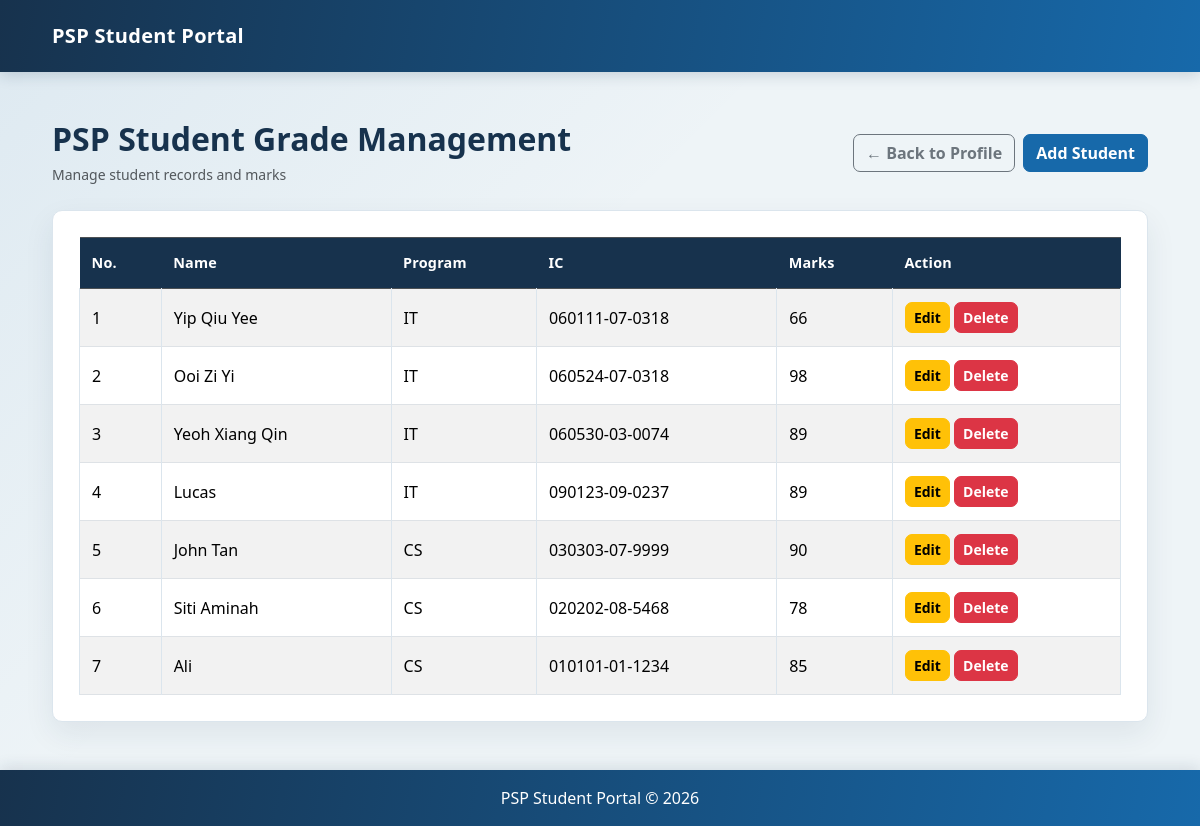
/controllers/StudentController.php?action=index (signed in), run on the app's committed database.
### tables this page shows
CREATE TABLE `students` (
  `id` int(11) NOT NULL,
  `name` varchar(100) NOT NULL,
  `ic` varchar(20) NOT NULL,
  `marks` int(11) NOT NULL,
  `program` varchar(100) NOT NULL DEFAULT ''
);

### models/Student.php (called while the page is built, shortened)
<?php
require_once __DIR__ . '/../config/database.php';
class Student
{
    private $conn;
    public function __construct()
    {
        global $conn;
        $this->conn = $conn;
    }
    public function getAllStudents()
    {
        $sql = "SELECT * FROM students ORDER BY id DESC";
        $stmt = $this->conn->prepare($sql);
        $stmt->execute();
        return $stmt->fetchAll(PDO::FETCH_ASSOC);
    }
}
?>

### views/students/index.php (the view, shortened to what this page needs)
<?php
require_once __DIR__ . '/../includes/header.php';
?>
<div class="container mt-5">
    <div class="d-flex justify-content-between align-items-center mb-4 flex-wrap gap-2">
        <div>
            <h2 class="mb-1">PSP Student Grade Management</h2>
            <small class="text-muted">Manage student records and marks</small>
        </div>
        <div class="d-flex gap-2 flex-wrap">
            <a href="../controllers/ProfileController.php" class="btn btn-outline-secondary">
                <span aria-hidden="true">←</span> Back to Profile
            </a>
            <a href="../controllers/StudentController.php?action=create" class="btn btn-primary">Add Student</a>
        </div>
    </div>
    <div class="card shadow">
        <div class="card-body">
            <div class="table-responsive">
                <table class="table table-bordered table-striped align-middle">
                    <thead class="table-dark">
                        <tr>
                            <th>No.</th>
                            <th>Name</th>
                            <th>Program</th>
                            <th>IC</th>
                            <th>Marks</th>
                            <th>Action</th>
                        </tr>
                    </thead>
                    <tbody>
                    <?php if (!empty($students)): ?>
                        <?php foreach ($students as $index => $student): ?>
                            <tr>
                                <td><?= $index + 1 ?></td>
                                <td><?= htmlspecialchars($student['name']) ?></td>
                                <td><?= htmlspecialchars($student['program'] ?? '') ?></td>
                                <td><?= htmlspecialchars($student['ic']) ?></td>
                                <td><?= htmlspecialchars($student['marks']) ?></td>
                                <td>
                                    <a href="../controllers/StudentController.php?action=edit&id=<?= (int) $student['id'] ?>"
                                       class="btn btn-warning btn-sm">
                                        Edit
                                    </a>
                                    <button type="button"
                                            class="btn btn-danger btn-sm"
                                            data-bs-toggle="modal"
                                            data-bs-target="#deleteStudentModal"
                                            data-student-id="<?= (int) $student['id'] ?>"
                                            data-student-name="<?= htmlspecialchars($student['name'], ENT_QUOTES, 'UTF-8') ?>">
                                        Delete
                                    </button>
                                </td>
                            </tr>
                        <?php endforeach; ?>
                    <?php else: ?>
                        <tr>
                            <td colspan="6" class="text-center">No student records found.</td>
                        </tr>
                    <?php endif; ?>
                    </tbody>
                </table>
            </div>
        </div>
    </div>
</div>
<?php
require_once __DIR__ . '/../includes/footer.php';
?>

### controllers/StudentController.php (shortened to what this page needs)
<?php
require_once __DIR__ . '/../models/Student.php';
$studentModel = new Student();
$action = $_GET['action'] ?? 'index';
switch ($action) {
    case 'index':
        try {
            $students = $studentModel->getAllStudents();
        } catch (PDOException $e) {
            $students = [];
            $error = 'Unable to load student records. Please try again later.';
        }
        require_once __DIR__ . '/../views/students/index.php';
        break;
}
?>

### views/includes/header.php (shortened to what this page needs)
<!DOCTYPE html>
<html lang="en">
<head>
    <link href="https://cdn.jsdelivr.net/npm/bootstrap@5.3.3/dist/css/bootstrap.min.css" rel="stylesheet">
    <link href="../public/style.css" rel="stylesheet">
</head>
<body>
    <nav class="navbar navbar-dark bg-dark">
        <div class="container">
            <a class="navbar-brand" href="#">PSP Student Portal</a>
        </div>
    </nav>

### views/includes/footer.php (shortened to what this page needs)
<footer class="site-footer text-white text-center py-3 mt-5">
    <p class="mb-0">PSP Student Portal © 2026</p>
</footer>
</body>
</html>

### public/style.css (style rules this page uses)
:root { --portal-ink: #17324d; --portal-muted: #68798c; --portal-blue: #1769aa; --portal-teal: #168f91; --portal-surface: #ffffff; --portal-line: #dbe5ed; --portal-background: #eef4f7; }
body { min-height: 100vh; color: var(--portal-ink); background: linear-gradient(135deg, rgba(23, 105, 170, 0.08), transparent 42%), var(--portal-background); font-family: "Segoe UI", sans-serif; }
.navbar { padding: 16px 0; background: linear-gradient(100deg, #17324d, #1769aa) !important; box-shadow: 0 3px 14px rgba(23, 50, 77, 0.18); }
.navbar-brand { font-weight: 700; letter-spacing: 0.3px; }
.site-footer { background: linear-gradient(100deg, #17324d, #1769aa); box-shadow: 0 -3px 14px rgba(23, 50, 77, 0.12); }
.container { max-width: 1120px; }
.card { overflow: hidden; border: 1px solid var(--portal-line); border-radius: 10px; background: var(--portal-surface); box-shadow: 0 12px 30px rgba(23, 50, 77, 0.08) !important; }
.card-body { padding: 26px; }
h2, h4 { font-weight: 700; }
.btn { border-radius: 7px; font-weight: 600; }
.btn-primary { border-color: var(--portal-blue); background: var(--portal-blue); }
.table { margin-bottom: 0; vertical-align: middle; }
.table thead th { padding: 14px 12px; border: 0; background: #17324d; font-size: 0.9rem; letter-spacing: 0.2px; }
.table tbody td { padding: 13px 12px; border-color: var(--portal-line); }
.table tbody tr { transition: background-color 0.2s ease; }

### data on the page
students: name "Yip Qiu Yee", program "IT", ic "060111-07-0318", marks "66"
students: name "Ooi Zi Yi", program "IT", ic "060524-07-0318", marks "98"
students: name "Yeoh Xiang Qin", program "IT", ic "060530-03-0074", marks "89"
students: name "Lucas", program "IT", ic "090123-09-0237", marks "89"
students: name "John Tan", program "CS", ic "030303-07-9999", marks "90"
students: name "Siti Aminah", program "CS", ic "020202-08-5468", marks "78"
students: name "Ali", program "CS", ic "010101-01-1234", marks "85"
